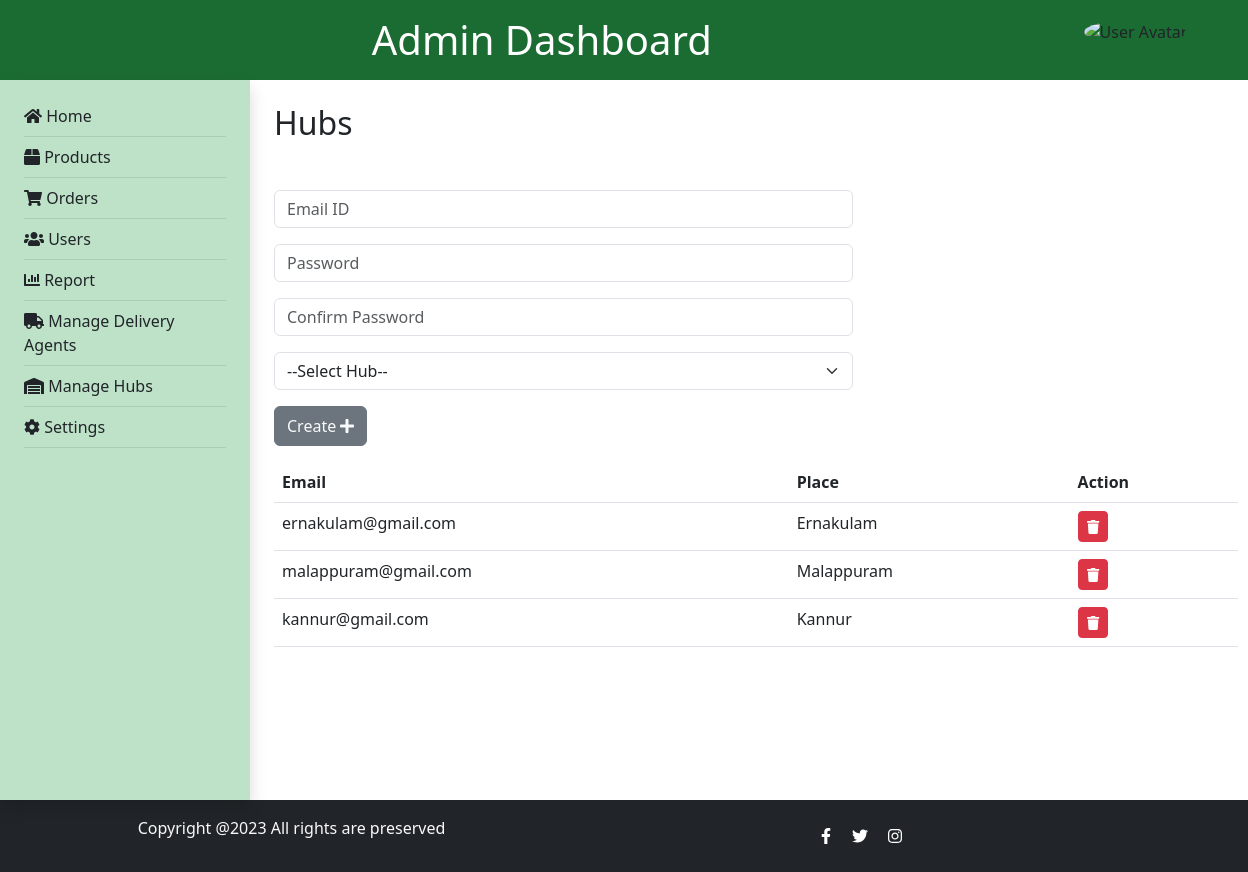
Screenshot of /admin_hubs/ with the database file from the repository.
### userapp/models.py (models this page shows, shortened)
class CustomUser(AbstractUser):
    username = None
    USERNAME_FIELD  = 'email'
    first_name = models.CharField(max_length=100, default='')
    last_name   = models.CharField(max_length=100, default='')
    email = models.EmailField(unique=True)
    password = models.CharField(max_length=128,null=True)
    is_customer = models.BooleanField(default=False)
    is_seller = models.BooleanField(default=False)
    is_delivery_agent = models.BooleanField(default=False)
    hub_status = models.BooleanField(default=False)
    pan_number = models.CharField(max_length=25, null=True)
    REQUIRED_FIELDS = []

### agriselect/views.py (the view, shortened to what this page needs)
# urls.py: path('admin_hubs/', views.admin_hubs, name='admin_hubs'),
def admin_hubs(request):
    hubs = CustomUser.objects.filter(hub_status=True)
    return render(request, 'admin_hubs.html',{'hubs': hubs})

### template/admin_hubs.html (shortened to what this page needs)
{% load static %}
<!DOCTYPE html>
<html lang="en">
<head>
    <link rel="stylesheet" href="https://cdn.jsdelivr.net/npm/bootstrap@5.3.0/dist/css/bootstrap.min.css">
    <link rel="stylesheet" href="https://cdnjs.cloudflare.com/ajax/libs/font-awesome/6.3.0/css/all.min.css">
</head>
<body>
    <header class="py-3 d-flex" style="background-color: #1b6c32 ;padding-right: 5%;">
        <div class="container text-center">
            <h1 class="mb-0 text-white">Admin Dashboard</h1>
        </div>
        <div class="dropdown">
            <img src="{% static 'img/admin_icon.jpg' %}" alt="User Avatar" class="rounded-circle dropdown-toggle mt-1" id="userDropdown" data-bs-toggle="dropdown" aria-expanded="false" style="width: 40px; height: 40px; cursor: pointer;">
        </div>
    </header>
    <div class="d-flex">
        <nav class="sidenav shadow p-4" style="width: 250px; height: calc(100vh - 80px);background-color: #bee2c8;">
            <ul class="list-unstyled">
                <li><i class="fas fa-home"></i> <a href="{% url 'admin_dashboard' %}" class="text-dark text-decoration-none">Home</a></li>
                <li class="pb-2 mb-2" style="border-bottom: 1px solid rgba(0, 0, 0, 0.1);">
                <li><i class="fas fa-box"></i> <a href="{% url 'admin_products' %}" class="text-dark text-decoration-none">Products</a></li>
                <li class="pb-2 mb-2" style="border-bottom: 1px solid rgba(0, 0, 0, 0.1);">
                <li><i class="fas fa-shopping-cart"></i> <a href="{% url 'admin_orders' %}" class="text-dark text-decoration-none">Orders</a></li>
                <li class="pb-2 mb-2" style="border-bottom: 1px solid rgba(0, 0, 0, 0.1);">
                <li><i class="fas fa-users"></i> <a href="{% url 'admin_users' %}" class="text-dark text-decoration-none">Users</a></li>
                <li class="pb-2 mb-2" style="border-bottom: 1px solid rgba(0, 0, 0, 0.1);">
                <li><i class="fas fa-chart-bar"></i> <a href="{% url 'admin_report' %}" class="text-dark text-decoration-none">Report</a></li>
                <li class="pb-2 mb-2" style="border-bottom: 1px solid rgba(0, 0, 0, 0.1);">
                <li><i class="fas fa-truck"></i> <a href="{% url 'admin_delivery_agents' %}" class="text-dark text-decoration-none">Manage Delivery Agents</a></li>
                <li class="pb-2 mb-2" style="border-bottom: 1px solid rgba(0, 0, 0, 0.1);">
                <li><i class="fas fa-warehouse"></i> <a href="{% url 'admin_hubs' %}" class="text-dark text-decoration-none">Manage Hubs</a></li>
                <li class="pb-2 mb-2" style="border-bottom: 1px solid rgba(0, 0, 0, 0.1);">
                <li><i class="fas fa-cog"></i> <a href="{% url 'admin_settings' %}" class="text-dark text-decoration-none">Settings</a></li>
                <li class="pb-2 mb-2" style="border-bottom: 1px solid rgba(0, 0, 0, 0.1);">
            </ul>
        </nav>
        <main class="ms-4 mt-4">
            <section class="content">
                <h2>Hubs</h2><br>
                <div id="createForm" class="mt-3">
                    <form id="createForm" method="post" action="{% url 'admin_hubs' %}">
                        <div class="mb-3">
                            <input type="text" class="form-control mb-3" id="email" name="email" placeholder="Email ID" style="width: 150%;" required>
                            <input type="password" class="form-control mb-3" id="password" name="password" placeholder="Password" style="width: 150%;" required>
                            <input type="password" class="form-control mb-3" id="confirm-password" name="confirm-password" placeholder="Confirm Password" style="width: 150%;" required>
                            <select class="form-select mb-3" id="place" name="place" style="width: 150%;">
                                <option value="" disabled selected>--Select Hub--</option>
                            </select>
                        </div>
                        <button type="submit" id="createFormBtn" class="btn btn-secondary text-light" style="height: 40px;">Create <i class="fas fa-plus"></i></button>
                    </form>
                </div>
                <div class="mt-3">
                    <table class="table" style="width: 250%;">
                        <thead>
                            <tr>
                                <th>Email</th>
                                <th>Place</th>
                                <th>Action</th>
                            </tr>
                        </thead>
                        <tbody>
                            {% for hub in hubs %}
                            <tr>
                                <td>{{ hub.email }}</td>
                                <td>{{ hub.first_name }}</td>
                                <td>
                                    <a href="{% url 'delete_hub' hub.id %}" class="btn btn-danger btn-sm" onclick="return confirm('Are you sure you want to delete this hub?')">
                                        <i class="fas fa-trash"></i>
                                    </a>
                                </td>
                            </tr>
                            {% endfor %}
                        </tbody>
                    </table>
                </div>
            </section>
        </main>
    </div>
    <footer class="footer mt-0 py-3 bg-dark">
        <div class="container text-center">
        <div class="row text-center text-md-left align-items-center">
            <div class="col-md-5">
            <p class="text-light">Copyright @2023 All rights are preserved</p>
            </div>
            <div class="col-md-7">
            <a href="#" class="social-icons text-white"><i class="fab fa-facebook-f"></i></a>
            <a href="#" class="social-icons text-white"><i class="fab fa-twitter"></i></a>
            <a href="#" class="social-icons text-white"><i class="fab fa-instagram"></i></a>
            </div>
        </div>
        </div>
    </footer>
</body>
</html>

### rows the page displays
CustomUser: email "ernakulam@gmail.com", first_name "Ernakulam"
CustomUser: email "malappuram@gmail.com", first_name "Malappuram"
CustomUser: email "kannur@gmail.com", first_name "Kannur"
